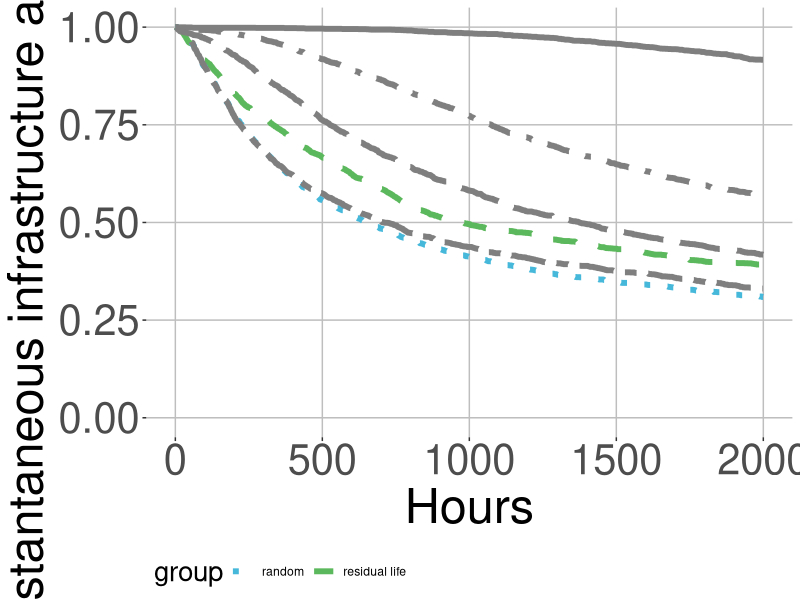

This chart was generated by the following R code:
# execute all lines: ctrl + shift + enter

library(ggplot2)

# set working directory here
setwd(dirname(rstudioapi::getSourceEditorContext()$path))

overall <- read.table("exp_assembly_overall_energy_template.txt", 
                      header = F,
                      sep = " ",
                      col.names= c("overallx", "overally")
)

random <- read.table("exp_assembly_random.txt", 
                     header = F,
                     sep = " ",
                     col.names= c("randomx", "randomy")
)

res <- read.table("exp_assembly_residual_life_template.txt", 
                  header = F,
                  sep = " ",
                  col.names= c("resx","resy")
)

local <- read.table("exp_assembly_local_energy_template.txt", 
                    header = F,
                    sep = " ",
                    col.names= c("locx","locy")
)

learning <- read.table("exp_assembly_energyAware.txt", 
                       header = F,
                       sep = " ",
                       col.names= c("enx","eny")
)

qos <- read.table("exp_assembly_QoS.txt", 
                  header = F,
                  sep = " ",
                  col.names= c("qosx","qosy")
)


overall_x <- overall$overallx
overall_y <- overall$overally

random_y <- random$randomy
res_y <- res$resy
local_y <- local$locy
energyAware_y <- learning$eny
qos_y <- qos$qosy

head(overall)

colors <- c("global energy" = "#EEA236", "residual life" = "#5CB85C", "random" = "#46B8DA", "local energy"="gray64", "node energy"="deeppink3", "QoS-aware"="#FF0000")

g = ggplot(data=local, aes(x=overall_x, col = group)) + 
  
  geom_line(aes(y = overall_y, color = "overall",linetype=b), size = 2, linetype="solid") +
  geom_line(aes(y = res_y, color = "residual life"), size = 2, linetype="dashed") +
  geom_line(aes(y = random_y, color = "random"), size = 2, linetype="dotted") +
  geom_line(aes(y = local_y, color = "local"), size = 2, linetype="dotdash") +
  geom_line(aes(y = energyAware_y, color = "energy balance"), size = 2, linetype="longdash") +
  geom_line(aes(y = qos_y, color = "qos"), size = 2, linetype="twodash")  +
  ylim(0, 1.0) +
  
  labs(x = "Hours",
       y = "Instantaneous infrastructure availability") +

  scale_color_manual(values = colors)

  g+theme(panel.background = element_rect(fill="white"),
          panel.grid.minor.y = element_line(size=2),
          panel.grid.major = element_line(colour = "gray"),
          plot.background = element_rect(fill="white"),
          axis.text=element_text(size=30),
          axis.title=element_text(size=35),
          legend.position = "bottom",
          legend.justification = "left",
          legend.direction = "horizontal",
          legend.title = element_text(size=20)) + guides(colour = guide_legend(nrow = 1))
